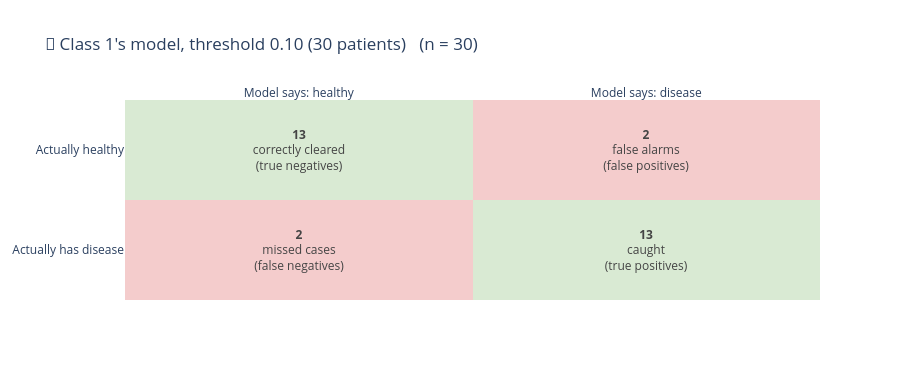
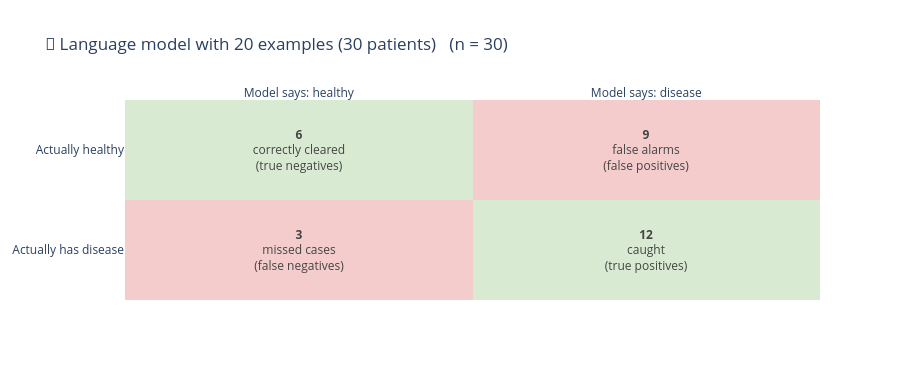

Write notebook code for charts like these, in order.
### Markdown cell above
### 🔲 The Four Boxes, For the Two That Matter

Accuracy collapses four numbers into one. Class 1 spent a whole section on that, so let us
not repeat the mistake: here are the actual mistakes, for the trained model and for the
best-scoring language model.

### Code cell
plot_confusion_matrix(bench.truth, bench.model_pred_tuned,
                      title=f"Class 1's model, threshold {bench.tuned_threshold:.2f} "
                            f"({N_PATIENTS} patients)")

if LLM_READY:
    best_llm = "few examples" if few_shot_risk else "no examples"
    plot_confusion_matrix(bench.truth, [0 if p is None else p for p in few_shot_pred],
                          title=f"Language model with {N_EXAMPLES} examples ({N_PATIENTS} patients)")

### Figure 1 — Plotly figure (JSON) as saved in the notebook; plotly's stock layout.template omitted (floating-point values rounded to 4 significant figures)
{"data": [{"colorscale": [[0, "#d9ead3"], [1, "#f4cccc"]], "hovertemplate": "%{y}<br>%{x}<extra></extra>", "showscale": false, "text": [["<b>2</b><br>missed cases<br>(false negatives)", "<b>13</b><br>caught<br>(true positives)"], ["<b>13</b><br>correctly cleared<br>(true negatives)", "<b>2</b><br>false alarms<br>(false positives)"]], "texttemplate": "%{text}", "type": "heatmap", "x": ["Model says: healthy", "Model says: disease"], "y": ["Actually has disease", "Actually healthy"], "z": [[1, 0], [0, 1]]}], "layout": {"height": 380, "title": {"text": "🔲 Class 1's model, threshold 0.10 (30 patients)   (n = 30)"}, "xaxis": {"side": "top"}}}

### Figure 2 — Plotly figure (JSON) as saved in the notebook; plotly's stock layout.template omitted (floating-point values rounded to 4 significant figures)
{"data": [{"colorscale": [[0, "#d9ead3"], [1, "#f4cccc"]], "hovertemplate": "%{y}<br>%{x}<extra></extra>", "showscale": false, "text": [["<b>3</b><br>missed cases<br>(false negatives)", "<b>12</b><br>caught<br>(true positives)"], ["<b>6</b><br>correctly cleared<br>(true negatives)", "<b>9</b><br>false alarms<br>(false positives)"]], "texttemplate": "%{text}", "type": "heatmap", "x": ["Model says: healthy", "Model says: disease"], "y": ["Actually has disease", "Actually healthy"], "z": [[1, 0], [0, 1]]}], "layout": {"height": 380, "title": {"text": "🔲 Language model with 20 examples (30 patients)   (n = 30)"}, "xaxis": {"side": "top"}}}
